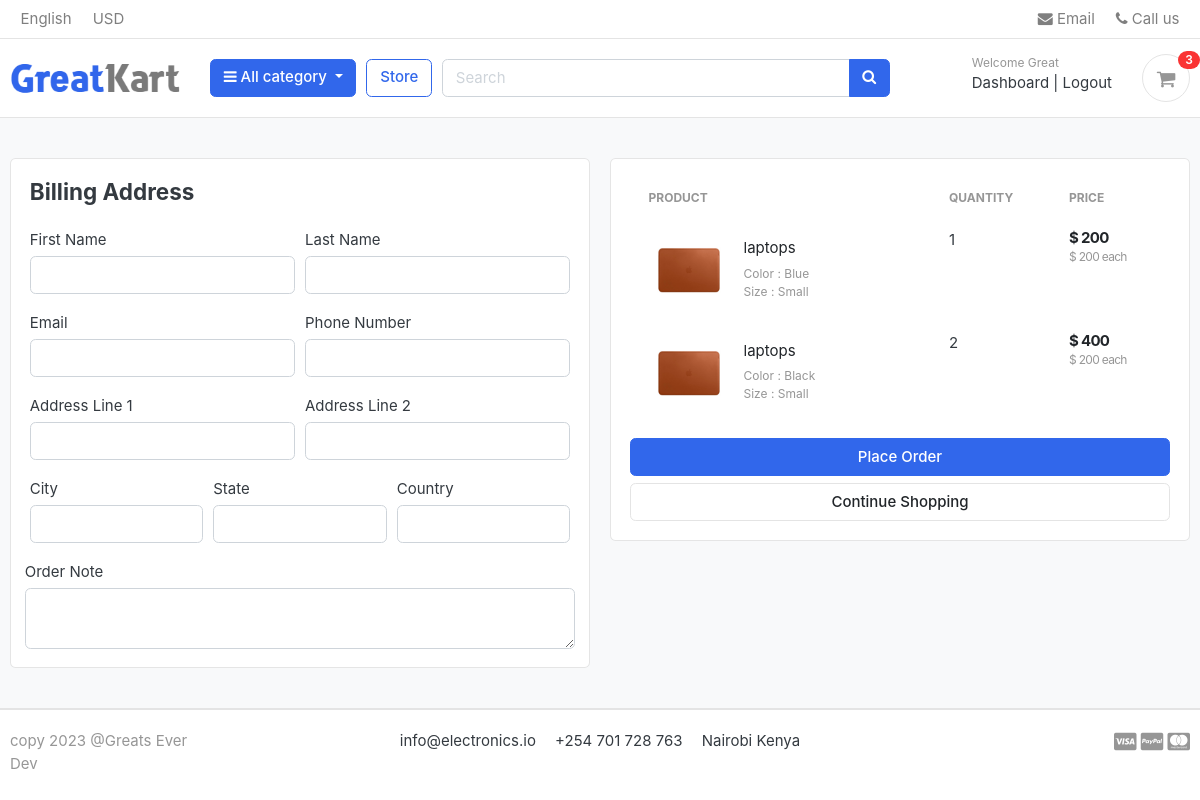
The app's page /cart/checkout/ (signed in) with its own data.
### accounts/models.py (models this page shows, shortened)
class Account(AbstractBaseUser):
    first_name      =models.CharField(max_length=50)
    last_name       =models.CharField(max_length=50)
    username        =models.EmailField(max_length=50, unique= True)
    phone_number    =models.CharField(max_length=100, unique=True)
    email = models.EmailField(max_length=100, unique=True)
    date_joined     =models.DateTimeField(auto_now_add=True)
    last_login      =models.DateTimeField(auto_now_add=True)
    is_admin        =models.BooleanField(default=False)
    is_staff        =models.BooleanField(default=False)
    is_active       =models.BooleanField(default=False)
    is_superadmin   =models.BooleanField(default=False)
    USERNAME_FIELD  ='email'
    REQUIRED_FIELDS = ['username', 'first_name', 'last_name']
    objects = MyAccountManager()

### carts/models.py (models this page shows, shortened)
class CartItem(models.Model):
    user = models.ForeignKey(Account, on_delete=models.CASCADE, null=True)
    product = models.ForeignKey(Product, on_delete=models.CASCADE)
    variations = models.ManyToManyField(Variation, blank=True)
    cart    = models.ForeignKey(Cart, on_delete=models.CASCADE, null=True)
    quantity = models.IntegerField()
    is_active = models.BooleanField(default=True)
    def sub_total(self):
        return self.product.price * self.quantity

### store/models.py (models this page shows, shortened)
class Product(models.Model):
    product_name    = models.CharField(max_length=200, unique=True)
    slug            = models.SlugField(max_length=200, unique=True)
    description     = models.TextField(max_length=500, blank=True)
    price           = models.IntegerField()
    images          = models.ImageField(upload_to='photos/products')
    stock           = models.IntegerField()
    is_available    = models.BooleanField(default=True)
    category        = models.ForeignKey(Category, on_delete=models.CASCADE)
    created_date    = models.DateTimeField(auto_now_add=True)
    modified_date   = models.DateTimeField(auto_now=True)
    def get_url(self):
        return reverse('product_detail', args=[self.category.slug, self.slug])

class Variation(models.Model):
    product = models.ForeignKey(Product, on_delete=models.CASCADE)
    variation_category = models.CharField(max_length=100, choices=variation_category_choice)
    variation_value     = models.CharField(max_length=100)
    is_active           = models.BooleanField(default=True)
    created_date        = models.DateTimeField(auto_now=True)
    objects = VariationManager()

### carts/views.py (the view)
# urls.py: path('checkout/', views.checkout, name='checkout'),
@login_required(login_url='login')
def checkout(request, total=0, quantity=0, cart_items=None):
    try:
        tax = 0
        grand_total = 0
        if request.user.is_authenticated:
            cart_items = CartItem.objects.filter(user=request.user, is_active=True)
        else:
            cart = Cart.objects.get(cart_id=_cart_id(request))
            cart_items = CartItem.objects.filter(cart=cart, is_active=True)
        for cart_item in cart_items:
            total += (cart_item.product.price * cart_item.quantity)
            quantity += cart_item.quantity
        tax = (2 * total)/100
        grand_total = total + tax
    except ObjectDoesNotExist:
        pass #just ignore
    context = {
        'total': total,
        'quantity': quantity,
        'cart_items': cart_items,
        'tax'       : tax,
        'grand_total': grand_total,
    }
    return render(request, 'store/checkout.html', context)

### carts/context_processors.py (called while the page is built)
def counter(request):
    cart_count = 0
    if 'admin' in request.path:
        return {}
    else:
        try:
            cart = Cart.objects.filter(cart_id=_cart_id(request))
            if request.user.is_authenticated:
                cart_items = CartItem.objects.all().filter(user=request.user)
            else:
                cart_items = CartItem.objects.all().filter(cart=cart[:1])
            for cart_item in cart_items:
                cart_count += cart_item.quantity
        except Cart.DoesNotExist:
            cart_count = 0
    return dict(cart_count=cart_count)

### carts/views.py (called while the page is built)
def _cart_id(request):
    cart = request.session.session_key
    if not cart:
        cart = request.session.create()
    return cart

### category/context_processors.py (called while the page is built)
def menu_links(request):
    links = Category.objects.all()
    return dict(links=links)

### category/models.py (called while the page is built)
    def get_url(self):
            return reverse('products_by_category', args=[self.slug])

### templates/store/checkout.html (shortened to what this page needs)
{% extends 'base.html' %}
{% load static %}
{% block content %}
<section class="section-content padding-y bg">
<div class="container">
<div class="row">
	<aside class="col-lg-6">
<div class="card">
  <div class="card-body">
    <h4 class="card-title mb-4">Billing Address</h4>
    <form action="{% url 'place_order' %}" method="POST">
      <div class="form-row">
        <div class="col form-group">
          <label for="">First Name</label>
          <input type="text" name="first_name" class="form-control" required>
        </div>
        <div class="col form-group">
          <label for="">Last Name</label>
          <input type="text" name="last_name" class="form-control" required>
        </div>
      </div>
      <div class="form-row">
        <div class="col form-group">
          <label for="">Email</label>
          <input type="email" name="email" class="form-control" required>
        </div>
        <div class="col form-group">
          <label for="">Phone Number</label>
          <input type="text" name="phone" class="form-control" required>
        </div>
      </div>
      <div class="form-row">
        <div class="col form-group">
          <label for="">Address Line 1</label>
          <input type="text" name="address_line_1" class="form-control" required>
        </div>
        <div class="col form-group">
          <label for="">Address Line 2</label>
          <input type="text" name="address_line_2" class="form-control">
        </div>
      </div>
      <div class="form-row">
        <div class="col form-group">
          <label for="">City</label>
          <input type="text" name="city" class="form-control" required>
        </div>
        <div class="col form-group">
          <label for="">State</label>
          <input type="text" name="state" class="form-control" required>
        </div>
        <div class="col form-group">
          <label for="">Country</label>
          <input type="text" name="country" class="form-control" required>
        </div>
        </div>
        <div class="form-row">
          <label for="">Order Note</label>
          <textarea name="order_note" rows="2" class="form-control"></textarea>
        </div>
  </div>
</div>
	</aside>
	<aside class="col-lg-6">
		<div class="card">
		<div class="card-body">
      <table class="table table-borderless table-shopping-cart">
      <thead class="text-muted">
      <tr class="small text-uppercase">
        <th scope="col">Product</th>
        <th scope="col" width="120">Quantity</th>
        <th scope="col" width="120">Price</th>
      </tr>
      </thead>
      <tbody>
      {% for cart_item in cart_items %}
      <tr>
      	<td>
      		<figure class="itemside align-items-center">
      			<div class="aside"><img src="{{ cart_item.product.images.url }}" class="img-sm"></div>
      			<figcaption class="info">
      				<a href="{{ cart_item.product.get_url }}" class="title text-dark">{{ cart_item.product.product_name }}</a>
      				<p class="text-muted small">
      					{% if cart_item.variations.all %}
      						{% for item in cart_item.variations.all %}
      							{{ item.variation_category | capfirst }} : {{ item.variation_value | capfirst }} <br>
      						{% endfor %}
      					{% endif %}
      				</p>
      			</figcaption>
      		</figure>
      	</td>
      	<td>
      				<label for="">{{cart_item.quantity}}</label>
      	</td>
      	<td>
      		<div class="price-wrap">
      			<var class="price">$ {{ cart_item.sub_total }}</var>
      			<small class="text-muted"> $ {{ cart_item.product.price }} each </small>
      		</div>
      	</td>
      </tr>
      {% endfor %}
      </tbody>
      </table>
      <button type="submit" name="submit" class="btn btn-primary btn-block">Place Order</button>
			<a href="{% url 'store' %}" class="btn btn-light btn-block">Continue Shopping</a>
		</div>
		</div>
</aside>
</div>
</div>
</section>
{% endblock %}

### templates/includes/navbar.html (shortened to what this page needs)
{% load static %}
<header class="section-header">
    <nav class="navbar p-md-0 navbar-expand-sm navbar-light border-bottom">
        <div class="container">
            <div class="collapse navbar-collapse" id="navbarTop4">
                <ul class="navbar-nav mr-auto">
                    <li class="nav-item dropdown">
                        <a href="#" class="nav-link"> English </a>
                    </li>
                    <li class="nav-item dropdown">
                        <a href="#" class="nav-link"> USD </a>
                    </li>
                </ul>
                <ul class="navbar-nav">
                    <li><a href="#" class="nav-link"> <i class="fa fa-envelope"></i> Email </a></li>
                    <li><a href="#" class="nav-link"> <i class="fa fa-phone"></i> Call us </a></li>
                </ul>
            </div>
        </div>
    </nav>
    <section class="header-main border-bottom">
        <div class="container">
            <div class="row align-items-center">
                <div class="col-lg-2 col-md-3 col-6">
                    <a href="{% url 'home' %}" class="brand-wrap">
                        <img class="logo" src="{% static './images/logo.png' %}">
                    </a>
                </div>
                <div class="col-lg col-sm col-md col-6 flex-grow-0">
                    <div class="category-wrap dropdown d-inline-block float-right">
                        <button type="button" class="btn btn-primary dropdown-toggle" data-toggle="dropdown">
                            <i class="fa fa-bars"></i> All category
                        </button>
                    </div>
                </div>
                <a href="{% url 'store' %}" class="btn btn-outline-primary">Store</a>
                <div class="col-lg  col-md-6 col-sm-12 col">
                    <form action="{% url 'search' %}" class="search" method="GET">
                        <div class="input-group w-100">
                            <input type="text" class="form-control" style="width:60%;" placeholder="Search"
                                name="keyword">
                            <div class="input-group-append">
                                <button class="btn btn-primary" type="submit">
                                    <i class="fa fa-search"></i>
                                </button>
                            </div>
                        </div>
                    </form>
                </div>
                <div class="col-lg-3 col-sm-6 col-8 order-2 order-lg-3">
                    <div class="d-flex justify-content-end mb-3 mb-lg-0">
                        {% if user.id is None %}
                        <div class="widget-header">
                            <small class="title text-muted">Welcome guest!</small>
                            <div>
                                <a href="{% url 'login' %}">Sign in</a> <span class="dark-transp"> | </span>
                                <a href="{% url 'register' %}"> Register</a>
                            </div>
                        </div>
                        {% else %}
                        <div class="widget-header">
                            <small class="title text-muted">Welcome {{user.first_name}}</small>
                            <div>
                                <a href="{% url 'dashboard' %}">Dashboard</a> <span class="dark-transp"> | </span>
                                <a href="{% url 'logout' %}"> Logout</a>
                            </div>
                        </div>
                        {% endif %}
                        <a href="{% url 'cart' %}" class="widget-header pl-3 ml-3">
                            <div class="icon icon-sm rounded-circle border"><i class="fa fa-shopping-cart"></i></div>
                            <span class="badge badge-pill badge-danger notify">{{cart_count}}</span>
                        </a>
                    </div>
                </div>
            </div>
        </div>
    </section>
</header>

### static/css/ui.css (style rules this page uses)
html { font-family: "Inter", sans-serif; font-size: 15px; }
.price-wrap { letter-spacing: -0.7px; }
.icon-xs, .icon-sm, .icon-md, .icon-lg { display: inline-block; text-align: center; flex-shrink: 0; flex-grow: 0; }
.icon-sm { width: 48px; height: 48px; line-height: 48px !important; font-size: 20px; }
.img-xs, .img-sm, .img-md, .img-lg { -o-object-fit: cover; object-fit: cover; flex-shrink: 0; flex-grow: 0; }
.img-sm { width: 80px; height: 80px; }
.padding-y { padding-top: 40px; padding-bottom: 40px; }
var { font-style: normal; }
figure { margin-bottom: 0; }
article:after, .form-group:after { display: block; clear: both; content: ""; }
.bg { background-color: #f8f9fa; }
p:last-child { margin-bottom: 0; }
.header-main { position: relative; padding-top: 1rem; padding-bottom: 1rem; }
.brand-wrap .logo, .navbar-brand .logo { margin-right: 7px; max-height: 42px; display: inline-block; }
.widget-header { display: inline-block; vertical-align: middle; position: relative; }
.widget-header a { color: #343a40; }
.widget-header i { color: #969696; }
.widget-header .title { display: block; }
.widget-header .notify { position: absolute; top: -3px; right: -10px; }
.btn-light { background-color: #fff; border-color: #e4e4e4; }
.itemside { position: relative; display: flex; width: 100%; }
.itemside .aside { position: relative; flex-shrink: 0; }
.itemside .info { padding-left: 15px; padding-right: 7px; }
.itemside p { margin-bottom: 0; }
.itemside .title { display: block; margin-bottom: 5px; color: #212529; }
.notify { position: absolute; top: -4px; right: -10px; display: inline-block; padding: 0.25em 0.6em; font-size: 12px; line-height: 1; text-align: center; border-radius: 3rem; color: #fff; background-color: #fa3434; }
.price { font-weight: 600; color: #212529; }
.table-shopping-cart.table td, .table-shopping-cart.table th { padding-left: 1.25rem; padding-right: 1.25rem; }
.table-shopping-cart .price-wrap { line-height: 1.2; }
.table-shopping-cart .price { font-weight: bold; margin-right: 5px; display: block; }

### records on screen
Account: first_name "Great"
CartItem: product.images (picture), product.product_name "laptops", quantity "1", sub_total "200", product.price "200"
Variation: variation_category "Color", variation_value "Blue"
Variation: variation_category "Size", variation_value "Small"
CartItem: product.images (picture), product.product_name "laptops", quantity "2", sub_total "400", product.price "200"
Variation: variation_category "Color", variation_value "Black"

### other values on screen
{{ cart_count }} "3"
